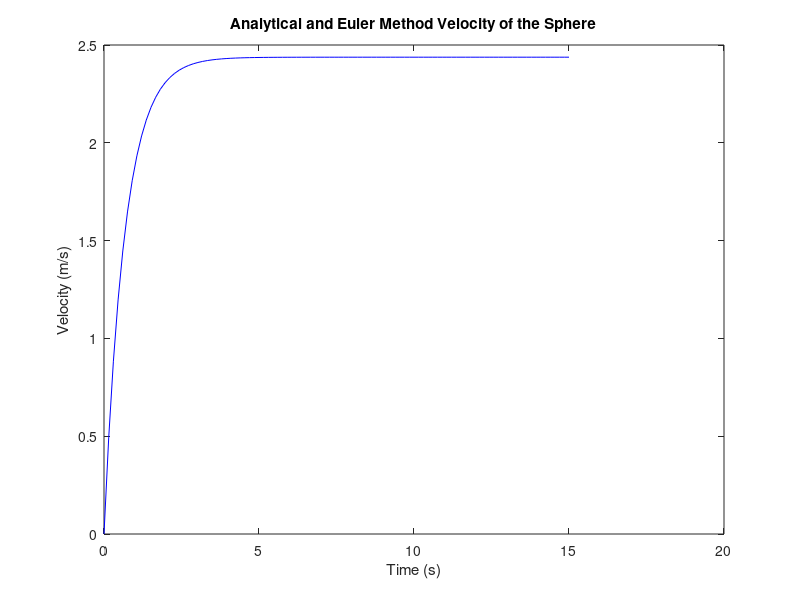

Source code (MATLAB): (Note: this script raises an error after producing the figure.)
% Clear variables and command window
clear;
clc;

% Constants and initial conditions
sphere_diameter_m = 0.03;                     % Diameter of the sphere (m)
sphere_volume_m3 = pi * (sphere_diameter_m^3) / 6;  % Volume of the sphere (m^3)
gravity_mps2 = 9.8;                           % Gravitational acceleration (m/s^2)
fluid_density_kgpm3 = 1261;                   % Density of the fluid (kg/m^3)
sphere_density_kgpm3 = 2000;                  % Density of the sphere (kg/m^3)
sphere_mass_kg = sphere_volume_m3 * sphere_density_kgpm3;  % Mass of the sphere (kg)
spring_constant = 1;                          % Spring constant (dimensionless)
dynamic_viscosity_pa_s = 1.4;                 % Dynamic viscosity of the fluid (Pa·s)

% Time array for the analytical solution (linspace gives 100 points between 0 and 15 seconds)
time_array_s = linspace(0, 15, 100);

% Calculate constants for the velocity equation
A_constant = sphere_volume_m3 * gravity_mps2 * (sphere_density_kgpm3 - fluid_density_kgpm3) / sphere_mass_kg;
B_constant = spring_constant * sphere_diameter_m * dynamic_viscosity_pa_s / sphere_mass_kg;

% Analytical velocity solution over time
analytical_velocity_mps = (A_constant / B_constant) * (1 - exp(-B_constant * time_array_s));

% Plot the analytical velocity solution
figure;
plot(time_array_s, analytical_velocity_mps, 'b', 'DisplayName', 'Analytical Solution')
xlabel('Time (s)')
ylabel('Velocity (m/s)')
title('Analytical and Euler Method Velocity of the Sphere')
hold on;  % Hold the plot to add the numerical solution later

% Euler Method Variables
velocity_array_euler(1) = 0.0;  % Initial velocity (m/s)
time_array_euler(1) = 0.0;      % Initial time (s)
time_step_dt = 0.01;            % Time step for Euler method (s)

% Numerical solution using Euler's method
for i = 2:100 / time_step_dt
    time_array_euler(i) = (i - 1) * time_step_dt;  % Update time at each step
    dvdt = my_odeweek2(time_array_euler(i - 1), velocity_array_euler(i - 1));  % Call ODE function for velocity change
    velocity_array_euler(i) = velocity_array_euler(i - 1) + time_step_dt * dvdt;  % Euler update for velocity
end

% Plot the Euler method velocity solution
plot(time_array_euler, velocity_array_euler, 'r', 'DisplayName', 'Euler Method')
xlim([0 5])  % Set x-axis limit for better visualization
legend('show')

% Characteristic time calculation
characteristic_time_s = pi / 6 * sphere_diameter_m^2 * (sphere_density_kgpm3 - fluid_density_kgpm3) / dynamic_viscosity_pa_s;
fprintf('Characteristic time (s): %.4f\n', characteristic_time_s);

% Inverse of the characteristic time
inverse_characteristic_time = 1 / characteristic_time_s;
fprintf('Inverse of the characteristic time: %.4f\n', inverse_characteristic_time);

% ===========================
% Function: my_odeweek2
% ===========================

% This function calculates the rate of change of velocity (dv/dt) of the sphere
% as it falls through a fluid under gravity, with drag effects.
function dvdt = my_odeweek2(~, velocity_current)

    % Define the constants
    sphere_diameter_m = 0.03;  % Diameter of the sphere (m)
    sphere_volume_m3 = pi * (sphere_diameter_m^3) / 6;  % Volume of the sphere (m^3)
    gravity_mps2 = 9.8;  % Gravitational acceleration (m/s^2)
    fluid_density_kgpm3 = 1261;  % Fluid density (kg/m^3)
    sphere_density_kgpm3 = 2000;  % Sphere density (kg/m^3)
    sphere_mass_kg = sphere_volume_m3 * sphere_density_kgpm3;  % Sphere mass (kg)
    spring_constant = 1;  % Spring constant or proportionality constant
    dynamic_viscosity_pa_s = 1.4;  % Dynamic viscosity of the fluid (Pa·s)

    % Compute constants for velocity rate equation
    A_constant = sphere_volume_m3 * gravity_mps2 * (sphere_density_kgpm3 - fluid_density_kgpm3) / sphere_mass_kg;  % Driving force
    B_constant = spring_constant * sphere_diameter_m * dynamic_viscosity_pa_s / sphere_mass_kg;  % Drag effect

    % Calculate the rate of change of velocity (dv/dt)
    dvdt = A_constant - (B_constant * velocity_current);  % Rate of velocity change due to gravity and drag
end